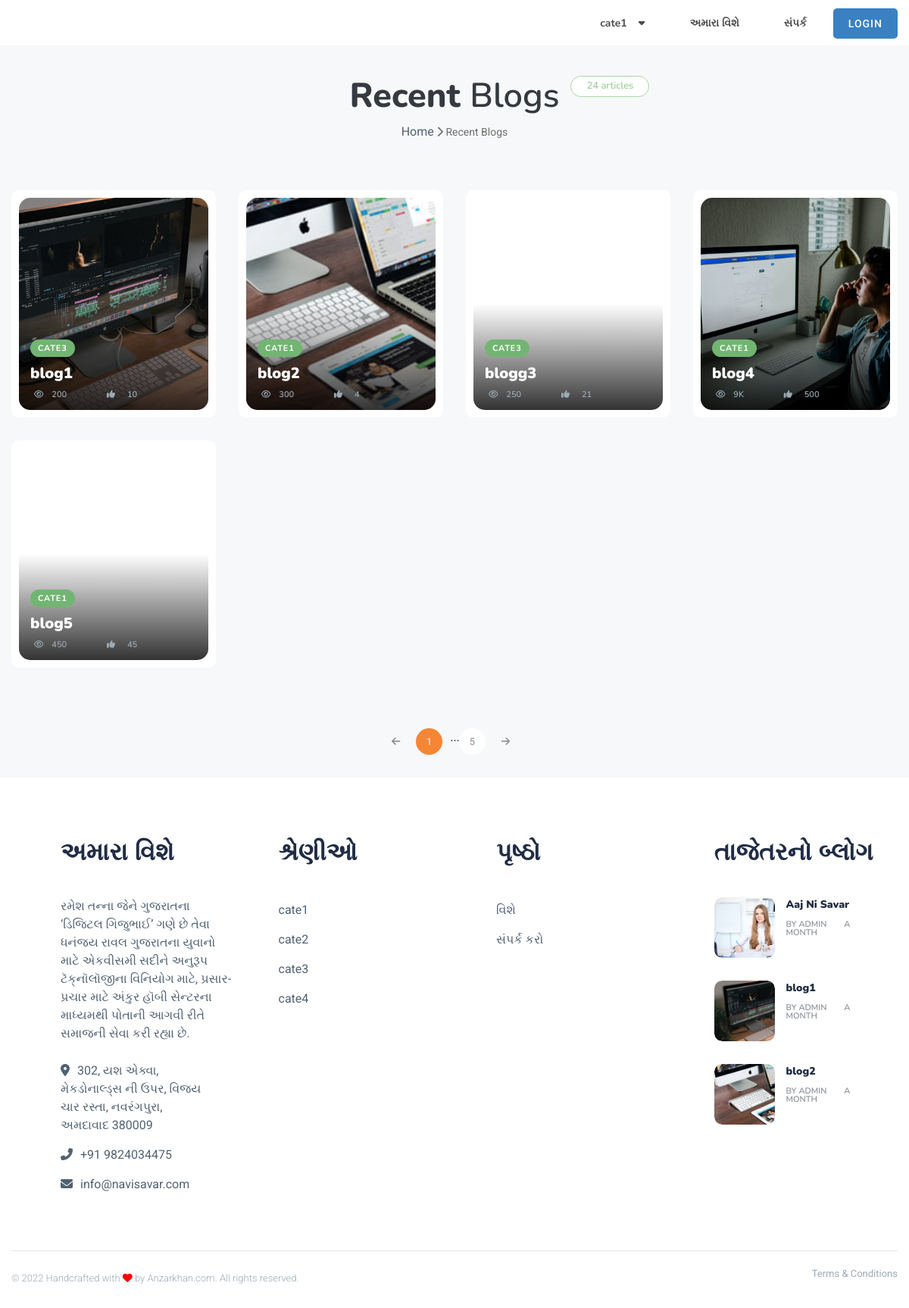
/recent-blogs.php, run on the app's committed database.
### tables this page shows
CREATE TABLE `category_list` (
  `id` int(11) NOT NULL,
  `name` varchar(256) DEFAULT NULL,
  `is_deleted` int(11) DEFAULT 0
);

CREATE TABLE `blog` (
  `id` int(11) NOT NULL,
  `blog_title` varchar(500) DEFAULT NULL,
  `thumbnail_img` varchar(256) DEFAULT NULL,
  `blog_body` varchar(500) DEFAULT NULL,
  `publish_date` int(50) DEFAULT NULL,
  `keywords` varchar(256) DEFAULT NULL,
  `unique_link` varchar(55) DEFAULT NULL,
  `dislike` int(11) DEFAULT NULL,
  `is_deleted` int(11) DEFAULT 0,
  `added_by` varchar(55) DEFAULT NULL,
  `category_id` int(11) DEFAULT NULL,
  `is_slider` varchar(256) DEFAULT '0',
  `likes` float DEFAULT NULL,
  `view` int(11) DEFAULT NULL,
  `comment` varchar(256) DEFAULT NULL,
  `sharing` varchar(256) DEFAULT NULL,
  `timestamp` int(50) DEFAULT NULL
);

CREATE TABLE `users` (
  `id` int(11) NOT NULL,
  `user_role` int(11) DEFAULT NULL,
  `name` varchar(256) DEFAULT NULL,
  `email` varchar(55) DEFAULT NULL,
  `password` varchar(256) DEFAULT NULL,
  `user_img` varchar(256) DEFAULT NULL,
  `is_banned` int(11) DEFAULT 0,
  `timestamp` int(11) DEFAULT NULL
);

### recent-blogs.php (the view, shortened to what the rows shown need)
<?php
require_once 'database/db-con.php';
?>
<?php
if (isset($_GET['page'])) {
    $page_no = $_GET['page'];
} else {
    $page_no = 1;
}
$post_per_page = 5;
$offset = $post_per_page * ($page_no - 1);
?>
<!DOCTYPE html>
<html class="no-js" lang="en">
<head>
    <link rel="stylesheet" href="<?php echo $very_global_absolute_url; ?>assets/css/style.css">
    <link rel="stylesheet" href="<?php echo $very_global_absolute_url; ?>assets/css/widgets.css">
    <link rel="stylesheet" href="<?php echo $very_global_absolute_url; ?>assets/css/color.css">
    <link rel="stylesheet" href="<?php echo $very_global_absolute_url; ?>assets/css/responsive.css">
</head>
<body>
    <div class="main-wrap">
        <?php require_once 'elements/header.php' ?>
        <main class="position-relative">
            <div class="archive-header text-center mb-50">
                <div class="container">
                    <h2>
                        <span class="text-dark widget-title mb-0">Recent <span>Blogs</span></span>
                        <span class="post-count">
                            <?php
                            $query_get_blog_number = "SELECT * FROM `blog` WHERE `is_deleted` = 0 ORDER BY publish_date DESC";
                            $run_query_get_blog_number = mysqli_query($con, $query_get_blog_number);
                            $number_of_blog = mysqli_num_rows($run_query_get_blog_number);
                            echo $number_of_blog;
                            ?>
                            articles
                        </span>
                    </h2>
                </div>
            </div>
            <div class="container">
                <div class="row post-module-1 mb-50">
                    <?php
                    $query1 = "SELECT * FROM blog WHERE `is_deleted` = 0 LIMIT $offset, $post_per_page";
                    $run_query1 = mysqli_query($con, $query1);
                    if (mysqli_num_rows($run_query1) > 0) {
                        while ($data1 = mysqli_fetch_assoc($run_query1)) {
                            $blog_title = $data1['blog_title'];
                            $category_id = $data1['category_id'];
                            $view = $data1['view'];
                            $total_likes = $data1['likes'];
                            $thumbnail_img = $data1['thumbnail_img'];
                            $unique_link = $data1['unique_link'];
                            $query2 = "SELECT * FROM `category_list` WHERE `id` = $category_id";
                            $run_query2 = mysqli_query($con, $query2);
                            $data2 = mysqli_fetch_assoc($run_query2);
                    ?>
                            <article class="col-lg-3 col-md-6 col-sm-12 mb-30">
                                <div class="post-thumb position-relative p-10 bg-white border-radius-10">
                                    <div class="thumb-overlay img-hover-slide border-radius-15 position-relative" style="background-image: url(<?php echo $very_global_absolute_url; ?>admin/uploads/thumbnail-img/<?php echo $thumbnail_img; ?>);">
                                        <a class="img-link" href="<?php echo $very_global_absolute_url; ?>blog/<?php echo $unique_link; ?>"></a>
                                        <div class="post-content-overlay">
                                            <div class="entry-meta meta-0 font-small mb-15">
                                                <a href="<?php echo $very_global_absolute_url; ?>category<?php echo $data2['unique_link']; ?>"><span class="post-cat bg-success color-white"><?php echo $data2['name']; ?></span></a>
                                            </div>
                                            <h5 class="post-title">
                                                <a class="color-white" href="<?php echo $very_global_absolute_url; ?>blog/<?php echo $unique_link; ?>"><?php echo $blog_title; ?></a>
                                            </h5>
                                            <div class="entry-meta meta-1 font-x-small mt-10 pr-5 pl-5 text-muted">
                                                <span><span class="mr-5"><i class="fa fa-eye" aria-hidden="true"></i></span>
                                                    <?php
                                                    if ($view > 1000) {
                                                        $result_view = floor($view / 1000) . 'K';
                                                    } else if ($view > 100000) {
                                                        $result_view = floor($view / 100000) . 'M';
                                                    } else if ($view > 10000000) {
                                                        $result_view = floor($view / 10000000) . 'B';
                                                    } else {
                                                        $result_view = $view;
                                                    }
                                                    echo $result_view;
                                                    ?>
                                                    </span>
                                               <span class="ml-30"><span class="mr-10 text-muted"><i class="fa fa-thumbs-up" aria-hidden="true"></i></span>
                                                    <?php
                                                    if ($total_likes > 1000) {
                                                        $result_total_share = floor($total_likes / 1000) . 'K';
                                                    } else if ($total_likes > 100000) {
                                                        $result_total_share = floor($total_likes / 100000) . 'M';
                                                    } else if ($total_likes > 10000000) {
                                                        $result_total_share = floor($total_likes / 10000000) . 'B';
                                                    } else {
                                                        $result_total_share = $total_likes;
                                                    }
                                                    echo $result_total_share;
                                                    ?>
                                                </span>
                                            </div>
                                        </div>
                                    </div>
                                </div>
                            </article>
                    <?php
                        }
                    }
                    ?>
                </div>
            </div>
        </main>
        <?php require_once 'elements/footer.php'; ?>
    </div>
</body>
</html>

### elements/header.php (shortened to what the rows shown need)
<?php
require_once 'database/db-con.php';
?>
<header class="main-header header-style-2 mb-40">
    <div class="header-bottom header-sticky background-white text-center">
        <div class="container">
            <div class="row">
                <div class="col-lg-9 col-md-9 main-header-navigation">
                    <div class="main-nav text-left float-md-right">
                        <nav>
                            <ul class="main-menu d-none d-lg-inline">
                                <li class="mega-menu-item">
                                    <a href="#">
                                        <span class="mr-15"><?php
                                                            $query5 = "SELECT * FROM `category_list` limit 5";
                                                            $run_query5 = mysqli_query($con, $query5);
                                                            $data = mysqli_fetch_assoc($run_query5);
                                                            echo $data['name'];
                                                            ?></span><i class="fas fa-caret-down"></i>
                                    </a>
                                </li>
                            </ul>
                        </nav>
                    </div>
                </div>
            </div>
        </div>
    </div>
</header>

### elements/footer.php (shortened to what the rows shown need)
<?php
require_once 'database/db-con.php';
require_once 'utility/convert-time-ago.php'
?>
<footer>
   <div class="footer-area pt-50 pl-50 bg-white">
      <div class="container">
         <div class="row pb-30">
            <div class="col-md-3 p-30">
               <h2 class="mb-40"> અમારા વિશે </h2>
            </div>
            <div class="col-md-3 p-30">
               <h2 class="mb-40"> શ્રેણીઓ </h2>
               <ul class="float-left mr-30 font-medium">
                  <?php
                  $query1 = "SELECT * FROM `category_list` LIMIT 5";
                  $run_query1 = mysqli_query($con, $query1);
                  if ($run_query1) {
                     while ($data1 = mysqli_fetch_assoc($run_query1)) {
                        $unique_link = $data1['unique_link'];
                  ?>
                        <li class="mt-5">
                              <a class="" href="<?php echo $very_global_absolute_url; ?>category/<?php echo $unique_link ?>" tabindex="0"><p><?php echo $data1['name']; ?></p></a>
                        </li>
                  <?php
                     }
                  }
                  ?>
               </ul>
            </div>
            <div class="col-md-3 p-30">
               <h2 class="mb-40"> પૃષ્ઠો </h2>
            </div>
            <div class="col-md-3 p-30">
               <h2 class="mb-40">તાજેતરનો બ્લોગ</h2>
               <div class="post-aside-style-2">
                  <ul class="list-post">
                     <?php
                     $sql = "SELECT * FROM blog WHERE `is_deleted` = 0 ORDER BY publish_date DESC LIMIT 3";
                     $result = mysqli_query($con, $sql);
                     if (mysqli_num_rows($result) > 0) {
                        while ($data3 = mysqli_fetch_assoc($result)) {
                           $unique_link = $data3['unique_link'];
                           $author_id = $data3['added_by'];
                           $query4 = "SELECT * FROM `users` WHERE `id` = $author_id";
                           $run_query4 = mysqli_query($con, $query4);
                           if ($run_query4) {
                              $data4 = mysqli_fetch_assoc($run_query4);
                           }
                     ?>
                           <li class="mb-30 wow fadeIn  animated" style="visibility: visible; animation-name: fadeIn;">
                              <div class="d-flex">
                                 <div class="post-thumb d-flex mr-15 border-radius-5 img-hover-scale">
                                    <a class="color-white" href="<?php echo $very_global_absolute_url; ?>blog/<?php echo $unique_link ?>">
                                       <div class="border-radius-10" style="background-image: url('<?php echo $very_global_absolute_url; ?>admin/uploads/thumbnail-img/<?php echo $data3['thumbnail_img']; ?>'); background-repeat: no-repeat;
                                                      background-size: cover; height:80px; width:80px;">
                                       </div>
                                    </a>
                                 </div>
                                 <div class="post-content media-body">
                                    <h6 class="post-title mb-10 text-limit-2-row"><a href="<?php echo $very_global_absolute_url; ?>blog/<?php echo $unique_link ?>"><?php echo $data3['blog_title']; ?></a></h6>
                                    <div class="entry-meta meta-1 font-x-small color-grey float-left text-uppercase">
                                       <span class="post-by">By <?php echo $data4['name']; ?></span>
                                       <span class="post-on"><?php echo timeAgo($data3['publish_date']); ?></span>
                                    </div>
                                 </div>
                              </div>
                           </li>
                     <?php
                        }
                     }
                     ?>
                  </ul>
               </div>
            </div>
         </div>
      </div>
   </div>
</footer>

### data on the page
category_list: name "cate1"
blog: thumbnail_img (picture), category_list.name "CATE3", blog_title "blog1", view "200", likes "10", users.name "ADMIN", publish_date "A MONTH"
blog: thumbnail_img (picture), category_list.name "CATE1", blog_title "blog2", view "300", likes "4", users.name "ADMIN", publish_date "A MONTH"
blog: category_list.name "CATE3", blog_title "blogg3", view "250", likes "21"
blog: thumbnail_img (picture), category_list.name "CATE1", blog_title "blog4", view "9K", likes "500"
blog: category_list.name "CATE1", blog_title "blog5", view "450", likes "45"
category_list: name "cate2"
category_list: name "cate3"
category_list: name "cate4"
blog: thumbnail_img (picture), blog_title "Aaj Ni Savar", users.name "ADMIN", publish_date "A MONTH"

### other printed values
$number_of_blog "24"
$total_pages "5"
